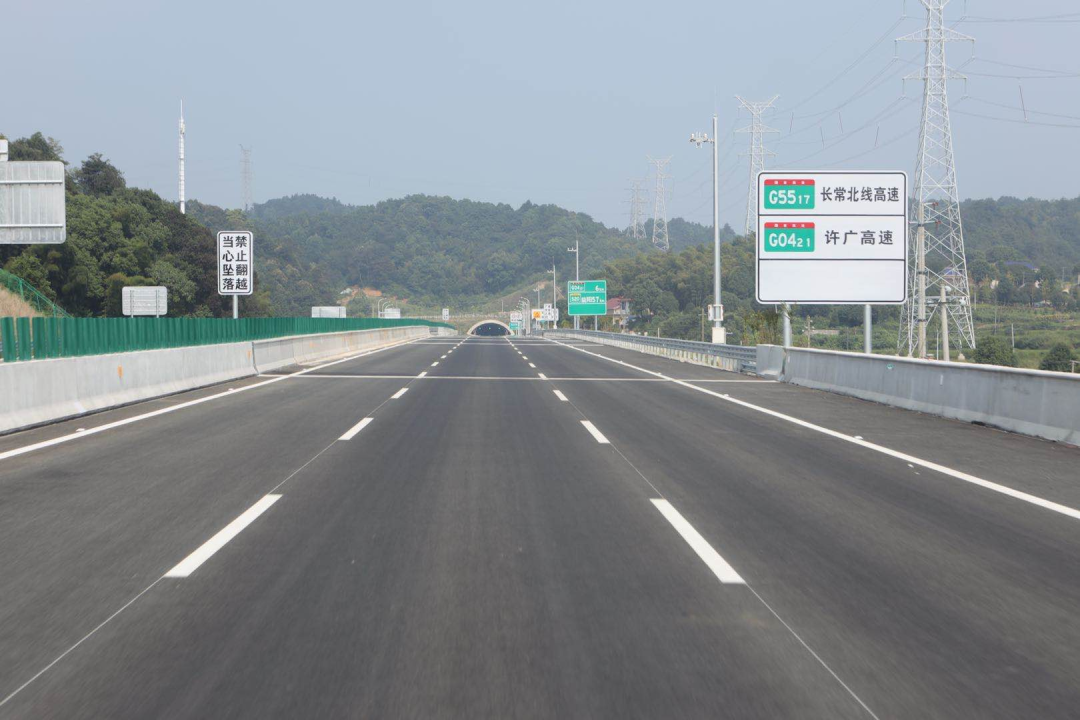
//> input picture 车道线识别/line.png, 1080 x 720 px
$ ./lineExtract line.png   (built with g++ and OpenCV 4)
//> lines starting //> are read from the running program, lines starting //| are printed output that depends on the picture; after the words box and inside, x2 and y2 are one past the last pixel; in counts of white or black regions, pixels touching at a corner belong together
#include <iostream>
#include <opencv2/opencv.hpp>

using namespace std;
using namespace cv;

int main(int argc, char** argv) {
    // 读取图像
    Mat image = imread(argv[1]);
//> image is the input picture: 720 rows x 1080 cols, CV_8UC3; mean B, G, R 144.7, 140.5, 133.9
    if (image.empty()) {
        cout << "Error: Image cannot be loaded..!!" << endl;
        return -1;
    }

    // 灰度化
    Mat gray;
    cvtColor(image, gray, COLOR_BGR2GRAY);
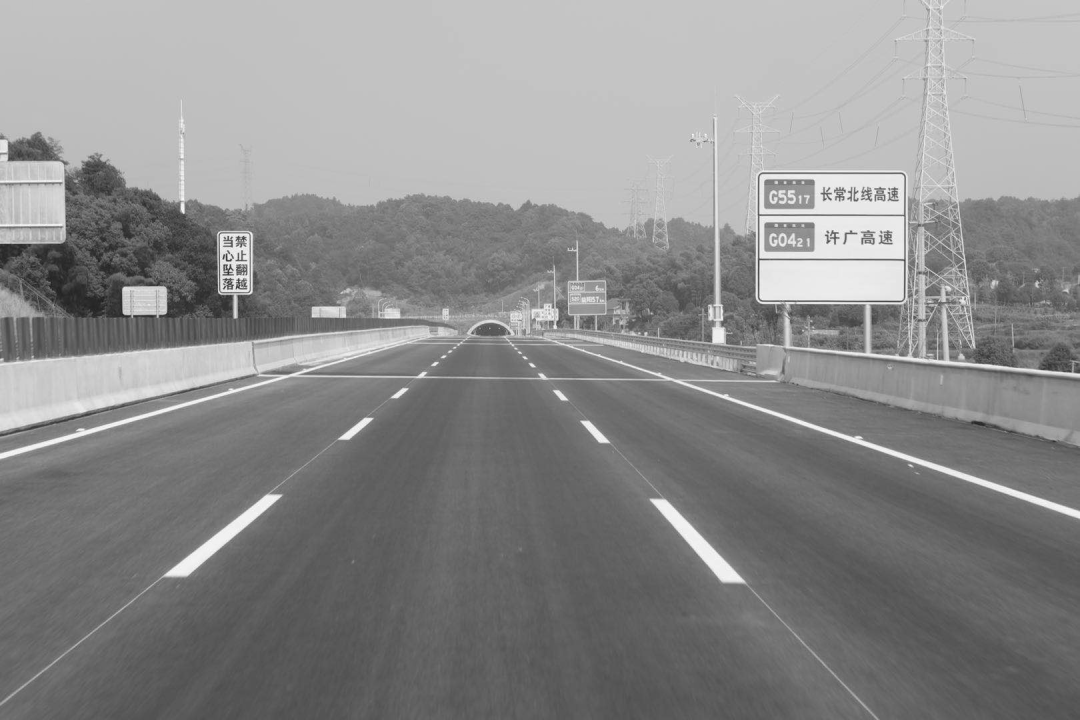
//> gray: 720 rows x 1080 cols, CV_8UC1; min 30, max 251, mean 139

    // 高斯模糊
    Mat blurred;
    GaussianBlur(gray, blurred, Size(5, 5), 0);

    // 边缘检测
    Mat edges;
    Canny(blurred, edges, 50, 150);
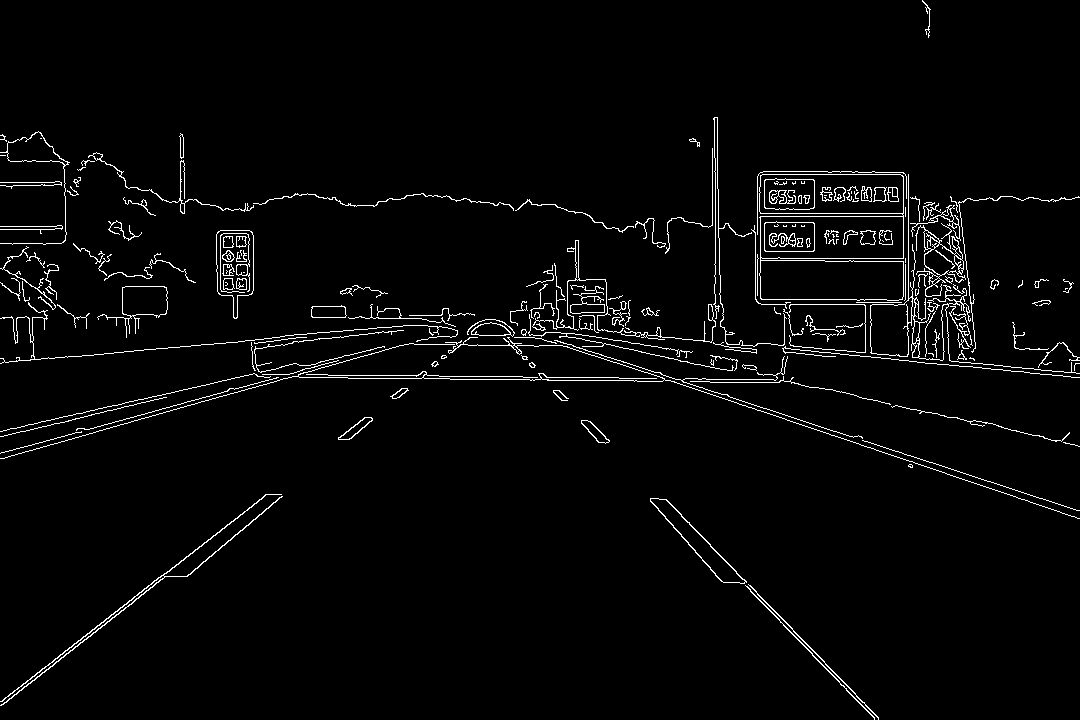
//> edges: 720 rows x 1080 cols, CV_8UC1; 2.8% white in thin lines or dots

    // 轮廓检测
    vector<vector<Point>> contours;
    vector<Vec4i> hierarchy;
    findContours(edges, contours, hierarchy, RETR_TREE, CHAIN_APPROX_SIMPLE);
//> contours = 280 contours, 157 with area under 20; largest, box (x1, y1, x2, y2) and area: (759, 174, 904, 301) 17120, (760, 216, 904, 259) 6000, (759, 174, 904, 214) 5594, (759, 260, 904, 301) 5514, (216, 230, 254, 319) 2442

    // 筛选轮廓并绘制
    Mat contour_output = Mat::zeros(edges.size(), CV_8UC3);
    int imageHeight = image.rows;
//> imageHeight = 720
    for (size_t i = 0; i < contours.size(); i++) {
        // 计算轮廓的边界框
        Rect boundingBox = boundingRect(contours[i]);

        // 筛选条件：仅处理位于图像下半部分的轮廓
        if (boundingBox.y > imageHeight * 11 / 24) {
            double area = contourArea(contours[i]);
            double perimeter = arcLength(contours[i], true);

            // 其他筛选条件：面积、周长等
            if (area > 60 && perimeter > 20) {
                drawContours(image, contours, (int)i, Scalar(0, 255, 0), 2, LINE_AA, hierarchy, 0);
            }
        }
    }
//> this loop made 280 passes
//> (boundingBox, area, perimeter) on passes 1, 2, 3, 4, 5, 11, 12, 13, 14, 15, 18, 19: (Rect(745, 585, 130, 135), 120.5, 377.8), (Rect(748, 584, 131, 136), 122.5, 379.5), (Rect(650, 498, 97, 86), 1742, 273.8), (Rect(650, 498, 96, 86), 1592, 268.6), (Rect(0, 494, 283, 212), 403.5, 1474), (Rect(581, 420, 29, 24), 245.5, 79.15), (Rect(581, 420, 29, 24), 209, 77.4), (Rect(338, 417, 35, 23), 258, 88.57), (Rect(338, 417, 35, 23), 216, 86.23), (Rect(891, 405, 179, 37), 22, 440), (Rect(390, 388, 19, 11), 79, 45.46), (Rect(392, 388, 16, 11), 61.5, 38.87)
//> boundingBox on passes 54 to 59: Rect(254, 330, 150, 43), Rect(932, 329, 8, 29), Rect(521, 329, 6, 7), Rect(521, 329, 6, 6), Rect(429, 328, 5, 8), Rect(625, 327, 5, 3)
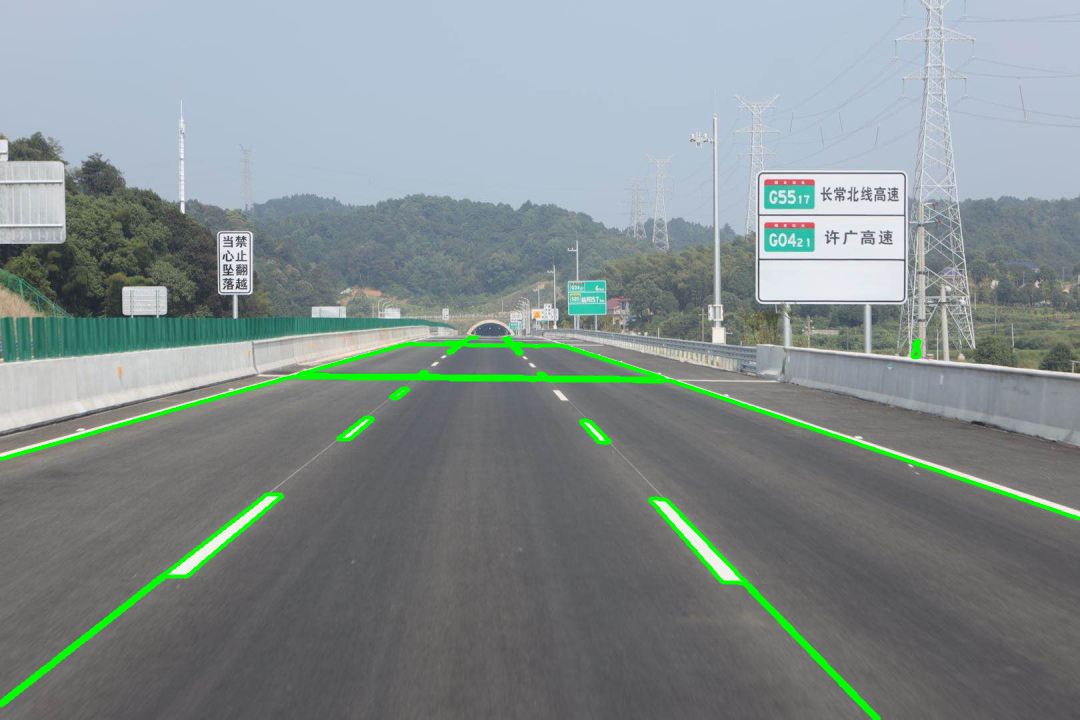
//> image: 720 rows x 1080 cols, CV_8UC3; 2.04% of pixels changed, all inside (x1, y1, x2, y2) = (0, 335, 1080, 720)

    // 显示结果
    imshow("Lane Detection", image);
    waitKey(0);

    return 0;
}
